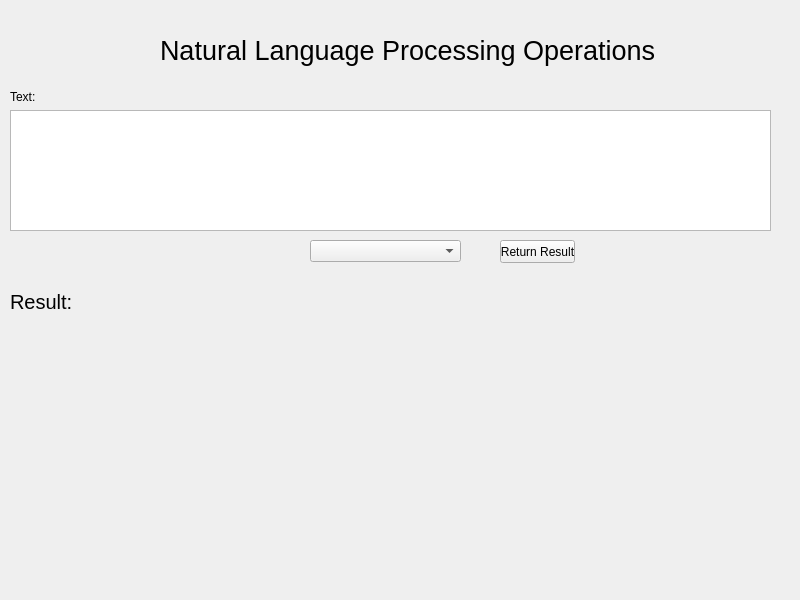
<?xml version="1.0" encoding="UTF-8"?>
<ui version="4.0">
 <class>MainWindow</class>
 <widget class="QMainWindow" name="MainWindow">
  <property name="geometry">
   <rect>
    <x>0</x>
    <y>0</y>
    <width>800</width>
    <height>600</height>
   </rect>
  </property>
  <property name="windowTitle">
   <string>Ana Sayfa</string>
  </property>
  <widget class="QWidget" name="centralwidget">
   <widget class="QLabel" name="label">
    <property name="geometry">
     <rect>
      <x>160</x>
      <y>20</y>
      <width>501</width>
      <height>61</height>
     </rect>
    </property>
    <property name="font">
     <font>
      <pointsize>20</pointsize>
     </font>
    </property>
    <property name="text">
     <string>Natural Language Processing Operations</string>
    </property>
   </widget>
   <widget class="QPlainTextEdit" name="edit_text">
    <property name="geometry">
     <rect>
      <x>10</x>
      <y>110</y>
      <width>761</width>
      <height>121</height>
     </rect>
    </property>
   </widget>
   <widget class="QLabel" name="label_2">
    <property name="geometry">
     <rect>
      <x>10</x>
      <y>90</y>
      <width>47</width>
      <height>13</height>
     </rect>
    </property>
    <property name="text">
     <string>Text:</string>
    </property>
   </widget>
   <widget class="QComboBox" name="cbox_operations">
    <property name="geometry">
     <rect>
      <x>310</x>
      <y>240</y>
      <width>151</width>
      <height>22</height>
     </rect>
    </property>
   </widget>
   <widget class="QLabel" name="lbl_result">
    <property name="geometry">
     <rect>
      <x>10</x>
      <y>290</y>
      <width>771</width>
      <height>291</height>
     </rect>
    </property>
    <property name="font">
     <font>
      <pointsize>15</pointsize>
     </font>
    </property>
    <property name="text">
     <string>Result:</string>
    </property>
    <property name="alignment">
     <set>Qt::AlignLeading|Qt::AlignLeft|Qt::AlignTop</set>
    </property>
   </widget>
   <widget class="QPushButton" name="btnGet">
    <property name="geometry">
     <rect>
      <x>500</x>
      <y>240</y>
      <width>75</width>
      <height>23</height>
     </rect>
    </property>
    <property name="text">
     <string>Return Result</string>
    </property>
   </widget>
  </widget>
 </widget>
 <resources/>
 <connections/>
</ui>
